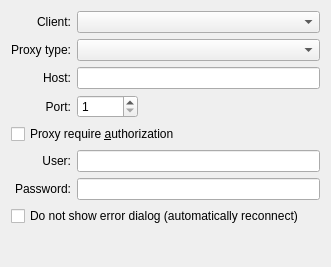
<ui version="4.0" >
 <class>ProxyConfigBase</class>
 <widget class="QWidget" name="ProxyConfigBase" >
  <property name="geometry" >
   <rect>
    <x>0</x>
    <y>0</y>
    <width>331</width>
    <height>267</height>
   </rect>
  </property>
  <property name="windowTitle" >
   <string>Form1</string>
  </property>
  <layout class="QGridLayout" >
   <property name="margin" >
    <number>11</number>
   </property>
   <property name="spacing" >
    <number>6</number>
   </property>
   <item row="2" column="0" >
    <widget class="QLabel" name="lblHost" >
     <property name="text" >
      <string>Host:</string>
     </property>
     <property name="alignment" >
      <set>Qt::AlignRight|Qt::AlignTrailing|Qt::AlignVCenter</set>
     </property>
     <property name="wordWrap" >
      <bool>false</bool>
     </property>
    </widget>
   </item>
   <item row="2" column="1" colspan="2" >
    <widget class="QLineEdit" name="edtHost" />
   </item>
   <item row="3" column="0" >
    <widget class="QLabel" name="lblPort" >
     <property name="text" >
      <string>Port:</string>
     </property>
     <property name="alignment" >
      <set>Qt::AlignRight|Qt::AlignTrailing|Qt::AlignVCenter</set>
     </property>
     <property name="wordWrap" >
      <bool>false</bool>
     </property>
    </widget>
   </item>
   <item row="3" column="1" >
    <widget class="QSpinBox" name="edtPort" >
     <property name="maximum" >
      <number>65535</number>
     </property>
     <property name="minimum" >
      <number>1</number>
     </property>
    </widget>
   </item>
   <item row="3" column="2" >
    <spacer>
     <property name="orientation" >
      <enum>Qt::Horizontal</enum>
     </property>
     <property name="sizeType" >
      <enum>QSizePolicy::Expanding</enum>
     </property>
     <property name="sizeHint" >
      <size>
       <width>20</width>
       <height>20</height>
      </size>
     </property>
    </spacer>
   </item>
   <item row="4" column="0" colspan="3" >
    <widget class="QCheckBox" name="chkAuth" >
     <property name="text" >
      <string>Proxy require &amp;authorization</string>
     </property>
    </widget>
   </item>
   <item row="5" column="0" >
    <widget class="QLabel" name="lblUser" >
     <property name="text" >
      <string>User:</string>
     </property>
     <property name="alignment" >
      <set>Qt::AlignRight|Qt::AlignTrailing|Qt::AlignVCenter</set>
     </property>
     <property name="wordWrap" >
      <bool>false</bool>
     </property>
    </widget>
   </item>
   <item row="5" column="1" colspan="2" >
    <widget class="QLineEdit" name="edtUser" />
   </item>
   <item row="6" column="0" >
    <widget class="QLabel" name="lblPswd" >
     <property name="text" >
      <string>Password:</string>
     </property>
     <property name="alignment" >
      <set>Qt::AlignRight|Qt::AlignTrailing|Qt::AlignVCenter</set>
     </property>
     <property name="wordWrap" >
      <bool>false</bool>
     </property>
    </widget>
   </item>
   <item row="6" column="1" colspan="2" >
    <widget class="QLineEdit" name="edtPswd" >
     <property name="echoMode" >
      <enum>QLineEdit::Password</enum>
     </property>
    </widget>
   </item>
   <item row="1" column="0" >
    <widget class="QLabel" name="TextLabel1" >
     <property name="text" >
      <string>Proxy type:</string>
     </property>
     <property name="alignment" >
      <set>Qt::AlignRight|Qt::AlignTrailing|Qt::AlignVCenter</set>
     </property>
     <property name="wordWrap" >
      <bool>false</bool>
     </property>
    </widget>
   </item>
   <item row="1" column="1" colspan="2" >
    <widget class="QComboBox" name="cmbType" />
   </item>
   <item row="0" column="0" >
    <widget class="QLabel" name="lblClient" >
     <property name="text" >
      <string>Client:</string>
     </property>
     <property name="alignment" >
      <set>Qt::AlignRight|Qt::AlignTrailing|Qt::AlignVCenter</set>
     </property>
     <property name="wordWrap" >
      <bool>false</bool>
     </property>
    </widget>
   </item>
   <item row="0" column="1" colspan="2" >
    <widget class="QComboBox" name="cmbClient" />
   </item>
   <item row="9" column="0" >
    <spacer>
     <property name="orientation" >
      <enum>Qt::Vertical</enum>
     </property>
     <property name="sizeType" >
      <enum>QSizePolicy::Expanding</enum>
     </property>
     <property name="sizeHint" >
      <size>
       <width>20</width>
       <height>20</height>
      </size>
     </property>
    </spacer>
   </item>
   <item row="7" column="0" colspan="3" >
    <widget class="QCheckBox" name="chkNoShow" >
     <property name="text" >
      <string>Do not show error dialog (automatically reconnect)</string>
     </property>
    </widget>
   </item>
  </layout>
 </widget>
 <tabstops>
  <tabstop>cmbClient</tabstop>
  <tabstop>cmbType</tabstop>
  <tabstop>edtHost</tabstop>
  <tabstop>edtPort</tabstop>
  <tabstop>chkAuth</tabstop>
  <tabstop>edtUser</tabstop>
  <tabstop>edtPswd</tabstop>
 </tabstops>
 <resources/>
 <connections/>
</ui>
